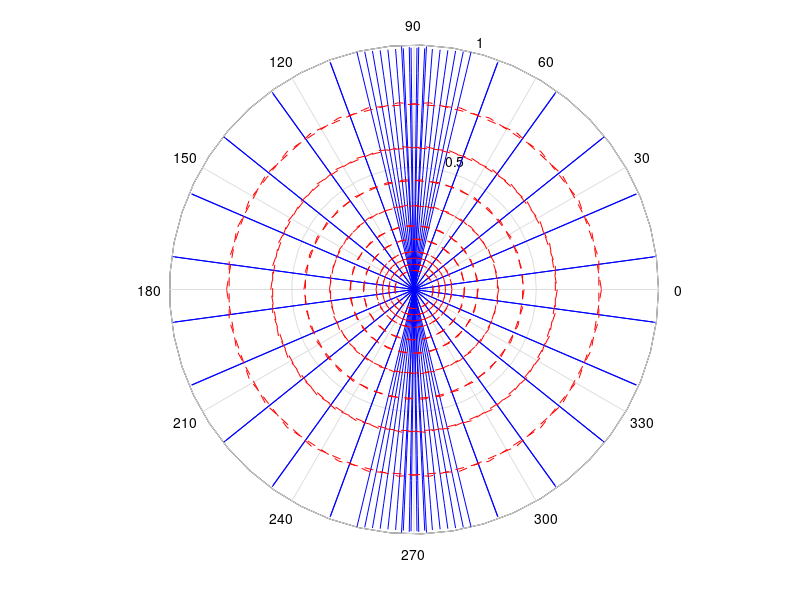

This figure's MATLAB source:
clear; clc;
theta = linspace(-pi, pi, 20);
rho = linspace(-1, 1, 20);

[THETA, RHO] = meshgrid(theta, rho);

X = RHO.*cos(THETA);
Y = RHO.*sin(THETA);
m = 1;
psi = m*atan(Y./X)/(2*pi) ;
phi = -m*log(sqrt(X.^2 + Y.^2))/(2*pi) ;


% figure1 = figure; 
h = polar(X, Y);
hold all;
contour(X, Y, psi, 20, '-b', linewidth=2);
contour(X, Y, phi, 20, '--r', linewidth=2);
set(h,'Visible','off')
axis off
axis image
% saveas(figure1,'finename.png')

